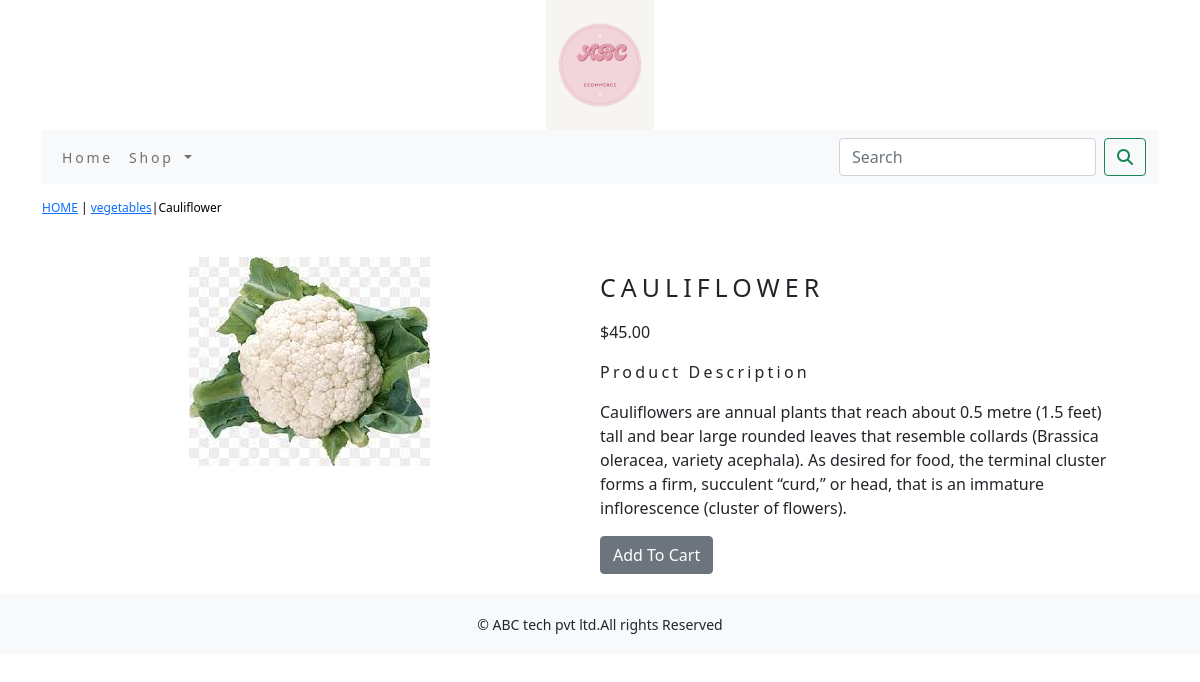
The page /shop/vegetables/cauliflower/ on the database its author committed.
### shop/models.py (models this page shows, shortened)
class Product(models.Model):
    name=models.CharField(max_length=250,unique=True)
    slug=models.SlugField(max_length=250,unique=True)
    description=models.TextField(blank=True)
    price=models.DecimalField(max_digits=10,decimal_places=2)
    category=models.ForeignKey(Category,on_delete=models.CASCADE)
    image = models.ImageField(upload_to='product', blank=True)
    stock=models.IntegerField()
    available=models.BooleanField(default=True)
    created=models.DateTimeField(auto_now_add=True)
    updated=models.DateTimeField(auto_now=True)
    class Meta:
        ordering=('name',)
        verbose_name='product'
        verbose_name_plural='products'

class Category(models.Model):
    name=models.CharField(max_length=250,unique=True)
    slug=models.SlugField(max_length=250,unique=True)
    description=models.TextField(blank=True)
    image=models.ImageField(upload_to='category',blank=True)
    class Meta:
        ordering=('name',)
        verbose_name='category'
        verbose_name_plural='categories'
    def get_url(self):
        return reverse('shop:products_by_category',args=[self.slug])
    def __str__(self):
        return '{}'.format(self.name)

### shop/views.py (the view)
# urls.py: path('<slug:c_slug>/<slug:product_slug>/',views.proDetail,name='prodCatdetail')
def proDetail(request,c_slug,product_slug):
    try:
        product=Product.objects.get(category__slug=c_slug,slug=product_slug)
    except Exception as e:
        raise e
    return render(request,'product.html',{'product':product})

### cart/context_processors.py (called while the page is built)
def counter(request):
    item_count=0
    if 'admin' in request.path:
        return {}
    else:
        try:
            cart=Cart.objects.filter(cart_id=_cart_id(request))
            car_items=CartItem.objects.all().filter(cart=cart[:1])
            for cart_items in car_items:
                item_count += cart_items.quantity
        except Cart.DoesNotExist:
            item_count =0
    return dict(item_count=item_count)

### cart/views.py (called while the page is built)
def _cart_id(request):
    cart=request.session.session_key
    if not cart:
        cart=request.session.create()
    return cart

### shop/context_processors.py (called while the page is built)
def menu_links(request):
    links=Category.objects.all()
    return dict(links=links)

### templates/product.html (shortened to what this page needs)
{% extends 'base.html' %}
{% load static %}
{% block content %}
<div class="row my_prod_row_class">
    <div class="mx_auto">
        <p><a href="{% url 'shop:allProdCat' %}">HOME</a> | <a href="{{product.category.get_url}}">{{product.category}}</a>|{{product.name}} </p>
    </div>
    <div class="container">
</div>
<br>
<div class="row">
    <div class="col-12 col-sm-12 col-md-12 col-lg-6 text-center">
        <div style="min-width:18rem">
            <img src="{{product.image.url}}" alt="{{product.name}}">
        </div>
    </div>
        <div class="col-12 col-sm-12 col-md-12 col-lg-6 ">
            <div>
            <h1 class="my_prod_title">{{product.name}}</h1>
            <p>${{product.price}}</p>
            <p class="my_title">Product Description</p>
            <p class="text-justify my_prod_text">{{product.description}}</p>
            {% if product.stock <= 0 %}
            <p class="text-justify my_prod_text"><b> OUT OF STOCK</b></p>
            {% else %}
            <a class="btn btn-secondary" href="{% url 'cart:add_cart' product.id %}">Add To Cart</a>
            {% endif %}
        </div>
    </div>
</div>
</div>
</div>
{% endblock %}

### static/css/custom.css (style rules this page uses)
body { font-family: 'Roboto', sans-serif; }
.my_title { font-size:16px; text_transform:uppercase; letter-spacing:.2em; }
.my_prod_row_class { padding-top:15px; padding-bottom:20px; }
.my_prod_row_class .mx_auto { color:#000; font-size:12px; text-decoration:none; }
.my_prod_title { font-size:25px; text-transform:uppercase; letter-spacing:.2em; padding-top:15px; padding-bottom:10px; }
.my_prod_text { padding-right:20px; }

### rows shown on the page
Product: category "vegetables", name "Cauliflower", image (picture), name "CAULIFLOWER", price "45.00", description "Cauliflowers are annual plants that reach about 0.5 metre (1.5 feet) tall and bear large rounded leaves that resemble collards (Brassica oleracea, variety acephala). As desired for food, the terminal cluster forms a firm, succulent “curd,” or head, that is an immature inflorescence (cluster of flowers)."
